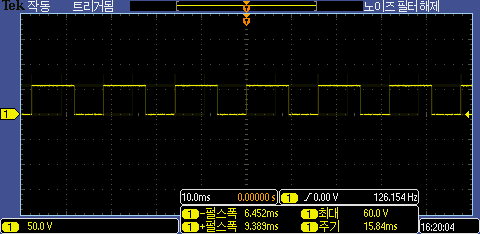
#> input picture imagetools/source/TEK00070.PNG, 480 x 234 px; its folder holds only this picture in this run
$ python negative.py
#> lines starting #> are read from the running program, lines starting #| are printed output that depends on the picture
from PIL import Image
import PIL.ImageOps
import os

for img in os.listdir('source/'):
	if img[-3:].lower() != 'png':
		continue
	print('Processing %s' % img)
	image = Image.open('source/%s' % img)
#> image is the input picture: PIL image 480x234 RGB; mean R, G, B 18.6, 20.2, 19.5
	inverted_image = PIL.ImageOps.invert(image)
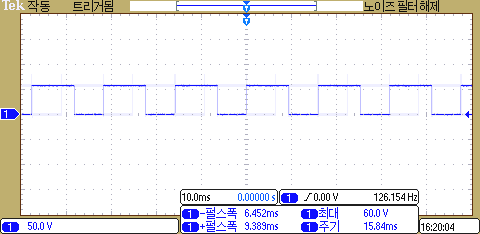
#> inverted_image: PIL image 480x234 RGB; mean R, G, B 236.4, 234.8, 235.5
	inverted_image.save('result/neg-%s' % img)
